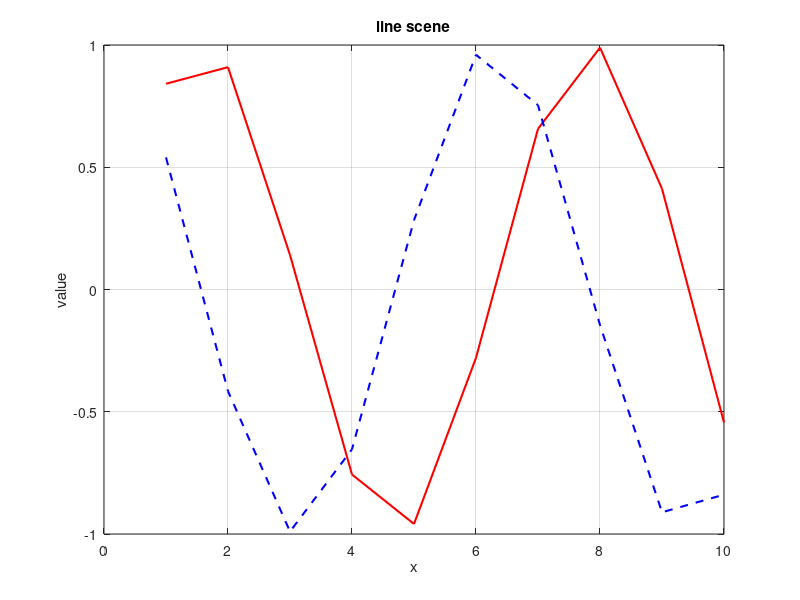

Write the MATLAB code that produced this figure. (Note: this script raises an error after producing the figure.)
%=============================================================================
% Copyright (c) 2016-present Allan CORNET (Nelson)
%=============================================================================
% This file is part of Nelson.
%=============================================================================
% LICENCE_BLOCK_BEGIN
% SPDX-License-Identifier: LGPL-3.0-or-later
% LICENCE_BLOCK_END
%=============================================================================
% <--ADV-CLI MODE-->
%=============================================================================

close all;
%=============================================================================
f = figure('Visible', 'on', 'Position', [100 100 560 420], 'Color', [1 1 1]);
axes('Parent', f);
plot(1:10, sin(1:10), 'r-', 'LineWidth', 1.5);
hold('on');
plot(1:10, cos(1:10), 'b--', 'LineWidth', 1.5);
grid('on');
title('line scene');
xlabel('x');
ylabel('value');
drawnow();
%=============================================================================
asserts.istrue(isgraphics(f, 'figure'));
asserts.isequal(f.Type, 'figure');
asserts.isequal(char(f.Visible), 'on');
asserts.isequal(f.Color, [1 1 1]);
axesHandles = findobj(f, 'Type', 'axes');
asserts.isequal(numel(axesHandles), 1);
for k = 1:numel(axesHandles)
  asserts.isequal(axesHandles(k).Type, 'axes');
  asserts.isequal(axesHandles(k).Parent, f);
end
lineObjects = findobj(f, 'Type', 'line');
asserts.isequal(numel(lineObjects), 2);
asserts.istrue(all(isgraphics(lineObjects, 'line')));
for k = 1:numel(lineObjects)
  asserts.isequal(lineObjects(k).Type, 'line');
end
asserts.isequal(numel(findobj(f, 'Type', 'line')), 2);
close(f);
close all;
%=============================================================================
